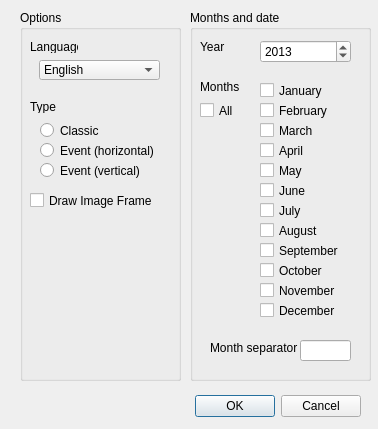
<?xml version="1.0" encoding="UTF-8"?>
<ui version="4.0">
 <class>calendar_win</class>
 <widget class="QDialog" name="calendar_win">
  <property name="geometry">
   <rect>
    <x>0</x>
    <y>0</y>
    <width>378</width>
    <height>429</height>
   </rect>
  </property>
  <property name="windowTitle">
   <string>Calendar Wizard</string>
  </property>
  <property name="windowIcon">
   <iconset>
    <normaloff>../../../scribus_git/scribus/Scribus/resources/icons/AppIcon2.png</normaloff>../../../scribus_git/scribus/Scribus/resources/icons/AppIcon2.png</iconset>
  </property>
  <widget class="QDialogButtonBox" name="buttonBox">
   <property name="geometry">
    <rect>
     <x>20</x>
     <y>390</y>
     <width>341</width>
     <height>32</height>
    </rect>
   </property>
   <property name="sizePolicy">
    <sizepolicy hsizetype="Fixed" vsizetype="Fixed">
     <horstretch>0</horstretch>
     <verstretch>0</verstretch>
    </sizepolicy>
   </property>
   <property name="orientation">
    <enum>Qt::Horizontal</enum>
   </property>
   <property name="standardButtons">
    <set>QDialogButtonBox::Cancel|QDialogButtonBox::Ok</set>
   </property>
  </widget>
  <widget class="QGroupBox" name="cal_options_type">
   <property name="geometry">
    <rect>
     <x>20</x>
     <y>10</y>
     <width>161</width>
     <height>371</height>
    </rect>
   </property>
   <property name="title">
    <string>Options</string>
   </property>
   <property name="flat">
    <bool>false</bool>
   </property>
   <widget class="QLabel" name="langLabel">
    <property name="geometry">
     <rect>
      <x>10</x>
      <y>30</y>
      <width>48</width>
      <height>13</height>
     </rect>
    </property>
    <property name="text">
     <string>Language</string>
    </property>
   </widget>
   <widget class="QComboBox" name="langListbox">
    <property name="geometry">
     <rect>
      <x>19</x>
      <y>50</y>
      <width>121</width>
      <height>20</height>
     </rect>
    </property>
    <item>
     <property name="text">
      <string>English</string>
     </property>
    </item>
    <item>
     <property name="text">
      <string>Français</string>
     </property>
    </item>
    <item>
     <property name="text">
      <string>Deutsch</string>
     </property>
    </item>
    <item>
     <property name="text">
      <string>Italiano</string>
     </property>
    </item>
   </widget>
   <widget class="QLabel" name="typeLabel">
    <property name="geometry">
     <rect>
      <x>10</x>
      <y>90</y>
      <width>48</width>
      <height>13</height>
     </rect>
    </property>
    <property name="text">
     <string>Type</string>
    </property>
   </widget>
   <widget class="QRadioButton" name="typeClRadio">
    <property name="geometry">
     <rect>
      <x>20</x>
      <y>110</y>
      <width>93</width>
      <height>21</height>
     </rect>
    </property>
    <property name="text">
     <string>Classic</string>
    </property>
   </widget>
   <widget class="QRadioButton" name="typeEvRadio">
    <property name="geometry">
     <rect>
      <x>20</x>
      <y>130</y>
      <width>121</width>
      <height>21</height>
     </rect>
    </property>
    <property name="text">
     <string>Event (horizontal)</string>
    </property>
   </widget>
   <widget class="QRadioButton" name="typeVERadio">
    <property name="geometry">
     <rect>
      <x>20</x>
      <y>150</y>
      <width>111</width>
      <height>21</height>
     </rect>
    </property>
    <property name="text">
     <string>Event (vertical)</string>
    </property>
   </widget>
   <widget class="QCheckBox" name="imageCheck">
    <property name="geometry">
     <rect>
      <x>10</x>
      <y>180</y>
      <width>141</width>
      <height>21</height>
     </rect>
    </property>
    <property name="text">
     <string>Draw Image Frame</string>
    </property>
   </widget>
  </widget>
  <widget class="QGroupBox" name="cal_options_time">
   <property name="geometry">
    <rect>
     <x>190</x>
     <y>10</y>
     <width>181</width>
     <height>371</height>
    </rect>
   </property>
   <property name="minimumSize">
    <size>
     <width>181</width>
     <height>371</height>
    </size>
   </property>
   <property name="maximumSize">
    <size>
     <width>181</width>
     <height>371</height>
    </size>
   </property>
   <property name="title">
    <string>Months and date</string>
   </property>
   <widget class="QLabel" name="yearLabel">
    <property name="geometry">
     <rect>
      <x>10</x>
      <y>30</y>
      <width>48</width>
      <height>13</height>
     </rect>
    </property>
    <property name="text">
     <string>Year</string>
    </property>
   </widget>
   <widget class="QSpinBox" name="spinBox">
    <property name="geometry">
     <rect>
      <x>70</x>
      <y>30</y>
      <width>91</width>
      <height>23</height>
     </rect>
    </property>
    <property name="maximum">
     <number>9999</number>
    </property>
    <property name="value">
     <number>2013</number>
    </property>
   </widget>
   <widget class="QLabel" name="monthLabel">
    <property name="geometry">
     <rect>
      <x>10</x>
      <y>70</y>
      <width>48</width>
      <height>13</height>
     </rect>
    </property>
    <property name="text">
     <string>Months</string>
    </property>
   </widget>
   <widget class="QCheckBox" name="wholeYearCheck">
    <property name="geometry">
     <rect>
      <x>10</x>
      <y>90</y>
      <width>80</width>
      <height>21</height>
     </rect>
    </property>
    <property name="text">
     <string>All</string>
    </property>
   </widget>
   <widget class="QLabel" name="sepMonthsLabel">
    <property name="geometry">
     <rect>
      <x>20</x>
      <y>330</y>
      <width>91</width>
      <height>16</height>
     </rect>
    </property>
    <property name="text">
     <string>Month separator</string>
    </property>
   </widget>
   <widget class="QLineEdit" name="sepMonthsEntry">
    <property name="geometry">
     <rect>
      <x>110</x>
      <y>330</y>
      <width>51</width>
      <height>21</height>
     </rect>
    </property>
   </widget>
   <widget class="QCheckBox" name="JanuarycheckBox">
    <property name="geometry">
     <rect>
      <x>70</x>
      <y>70</y>
      <width>80</width>
      <height>21</height>
     </rect>
    </property>
    <property name="text">
     <string>January</string>
    </property>
   </widget>
   <widget class="QCheckBox" name="februaryCheckBox">
    <property name="geometry">
     <rect>
      <x>70</x>
      <y>90</y>
      <width>80</width>
      <height>21</height>
     </rect>
    </property>
    <property name="text">
     <string>February</string>
    </property>
   </widget>
   <widget class="QCheckBox" name="marchCheckBox">
    <property name="geometry">
     <rect>
      <x>70</x>
      <y>110</y>
      <width>80</width>
      <height>21</height>
     </rect>
    </property>
    <property name="text">
     <string>March</string>
    </property>
   </widget>
   <widget class="QCheckBox" name="aprilCheckBox">
    <property name="geometry">
     <rect>
      <x>70</x>
      <y>130</y>
      <width>80</width>
      <height>21</height>
     </rect>
    </property>
    <property name="text">
     <string>April</string>
    </property>
   </widget>
   <widget class="QCheckBox" name="mayCheckBox">
    <property name="geometry">
     <rect>
      <x>70</x>
      <y>150</y>
      <width>80</width>
      <height>21</height>
     </rect>
    </property>
    <property name="text">
     <string>May</string>
    </property>
   </widget>
   <widget class="QCheckBox" name="juneCheckBox">
    <property name="geometry">
     <rect>
      <x>70</x>
      <y>170</y>
      <width>80</width>
      <height>21</height>
     </rect>
    </property>
    <property name="text">
     <string>June</string>
    </property>
   </widget>
   <widget class="QCheckBox" name="julyCheckBox">
    <property name="geometry">
     <rect>
      <x>70</x>
      <y>190</y>
      <width>80</width>
      <height>21</height>
     </rect>
    </property>
    <property name="text">
     <string>July</string>
    </property>
   </widget>
   <widget class="QCheckBox" name="augustCheckBox">
    <property name="geometry">
     <rect>
      <x>70</x>
      <y>210</y>
      <width>80</width>
      <height>21</height>
     </rect>
    </property>
    <property name="text">
     <string>August</string>
    </property>
   </widget>
   <widget class="QCheckBox" name="septemberCheckBox">
    <property name="geometry">
     <rect>
      <x>70</x>
      <y>230</y>
      <width>80</width>
      <height>21</height>
     </rect>
    </property>
    <property name="text">
     <string>September</string>
    </property>
   </widget>
   <widget class="QCheckBox" name="octoberCheckBox">
    <property name="geometry">
     <rect>
      <x>70</x>
      <y>250</y>
      <width>80</width>
      <height>21</height>
     </rect>
    </property>
    <property name="text">
     <string>October</string>
    </property>
   </widget>
   <widget class="QCheckBox" name="novemberCheckBox">
    <property name="geometry">
     <rect>
      <x>70</x>
      <y>270</y>
      <width>80</width>
      <height>21</height>
     </rect>
    </property>
    <property name="text">
     <string>November</string>
    </property>
   </widget>
   <widget class="QCheckBox" name="decemberCheckBox">
    <property name="geometry">
     <rect>
      <x>70</x>
      <y>290</y>
      <width>80</width>
      <height>21</height>
     </rect>
    </property>
    <property name="text">
     <string>December</string>
    </property>
   </widget>
  </widget>
 </widget>
 <resources/>
 <connections>
  <connection>
   <sender>buttonBox</sender>
   <signal>accepted()</signal>
   <receiver>calendar_win</receiver>
   <slot>accept()</slot>
   <hints>
    <hint type="sourcelabel">
     <x>248</x>
     <y>254</y>
    </hint>
    <hint type="destinationlabel">
     <x>157</x>
     <y>274</y>
    </hint>
   </hints>
  </connection>
  <connection>
   <sender>buttonBox</sender>
   <signal>rejected()</signal>
   <receiver>calendar_win</receiver>
   <slot>reject()</slot>
   <hints>
    <hint type="sourcelabel">
     <x>316</x>
     <y>260</y>
    </hint>
    <hint type="destinationlabel">
     <x>286</x>
     <y>274</y>
    </hint>
   </hints>
  </connection>
 </connections>
</ui>
